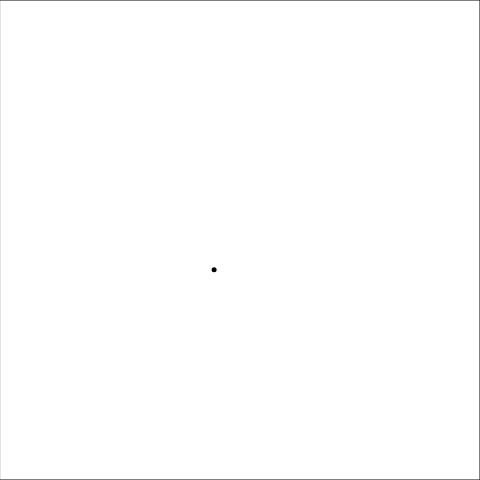
Frame 1 (no input)
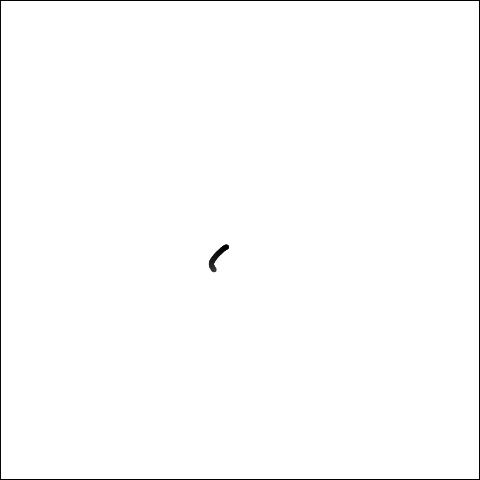
Frame 60 (no input)
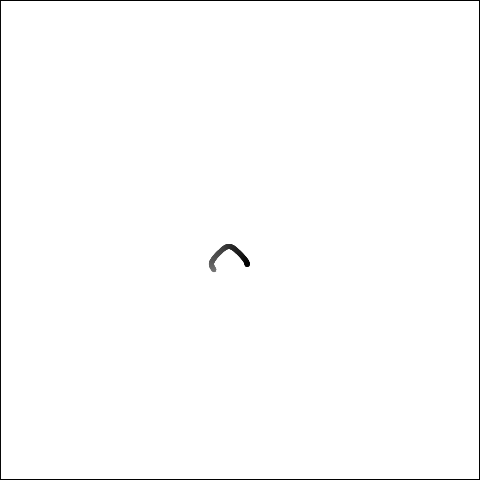
Frame 120 (the mouse pressed at the canvas centre since frame 60)

The p5.js sketch that drew these frames (run headless with seeded random() and noise() and a simulated clock; from frame 60 on, the mouse is pressed at the canvas centre):

// p5.js sketch
// ── sketch.js
var x,y;

var lastTime = 0;

// 函数setup() ：准备阶段
function setup() 
{
	createCanvas(480,480);
	
	x = -25.55;
	y = 30.25;
	
	lastTime = getTime();
	//lastTime = 0.0;
}

// 函数draw()：作画阶段
function draw() {
	fill(255,1);
	rect(0,0,width,height);

	var tNow = getTime(); // 当前时刻
	var dt = tNow - lastTime; // 时差

	var dx = 30*sin(0.13*y) * dt;
	var dy = 30*cos(0.14*x) * dt;

	x = x + dx;
	y = y + dy;

	drawBall(x,y);
	lastTime = tNow;// 记录时刻
}


/*
	var dx = 25*sin(0.1*y) * dt;
	var dy = 25*cos(0.1*x) * dt;

	x += dx;
	y += dy;
	*/


function drawBall(x,y)
{
	push();
	translate(width/2,height/2);
	translate(x,y);
	scale(50,50);
	fill(0);// 填充白色
	noStroke();
	ellipse(0,0,0.1,0.1); // 画圆形
	pop();

}


function getTime()
{
	return millis()/1000;
}
